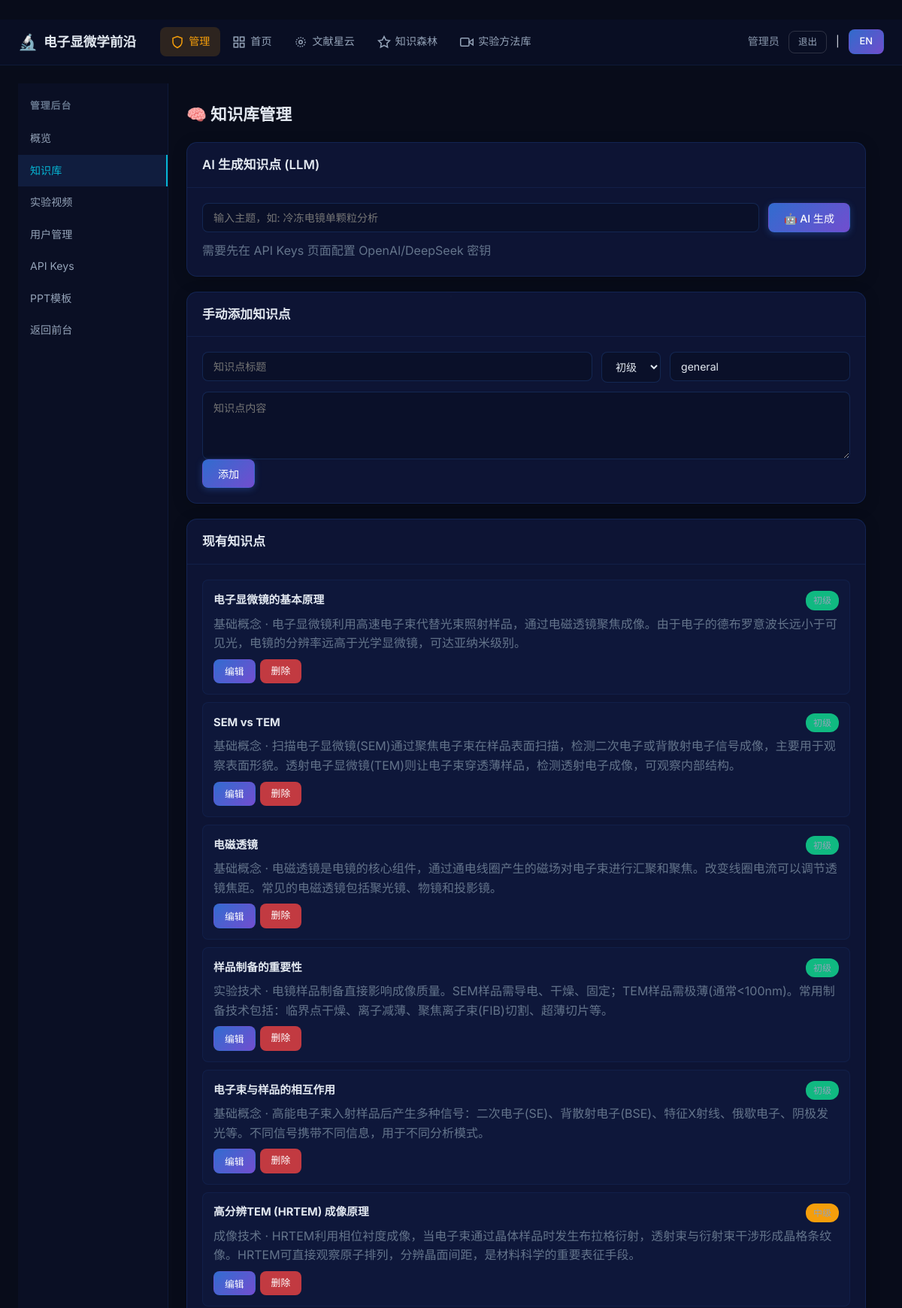
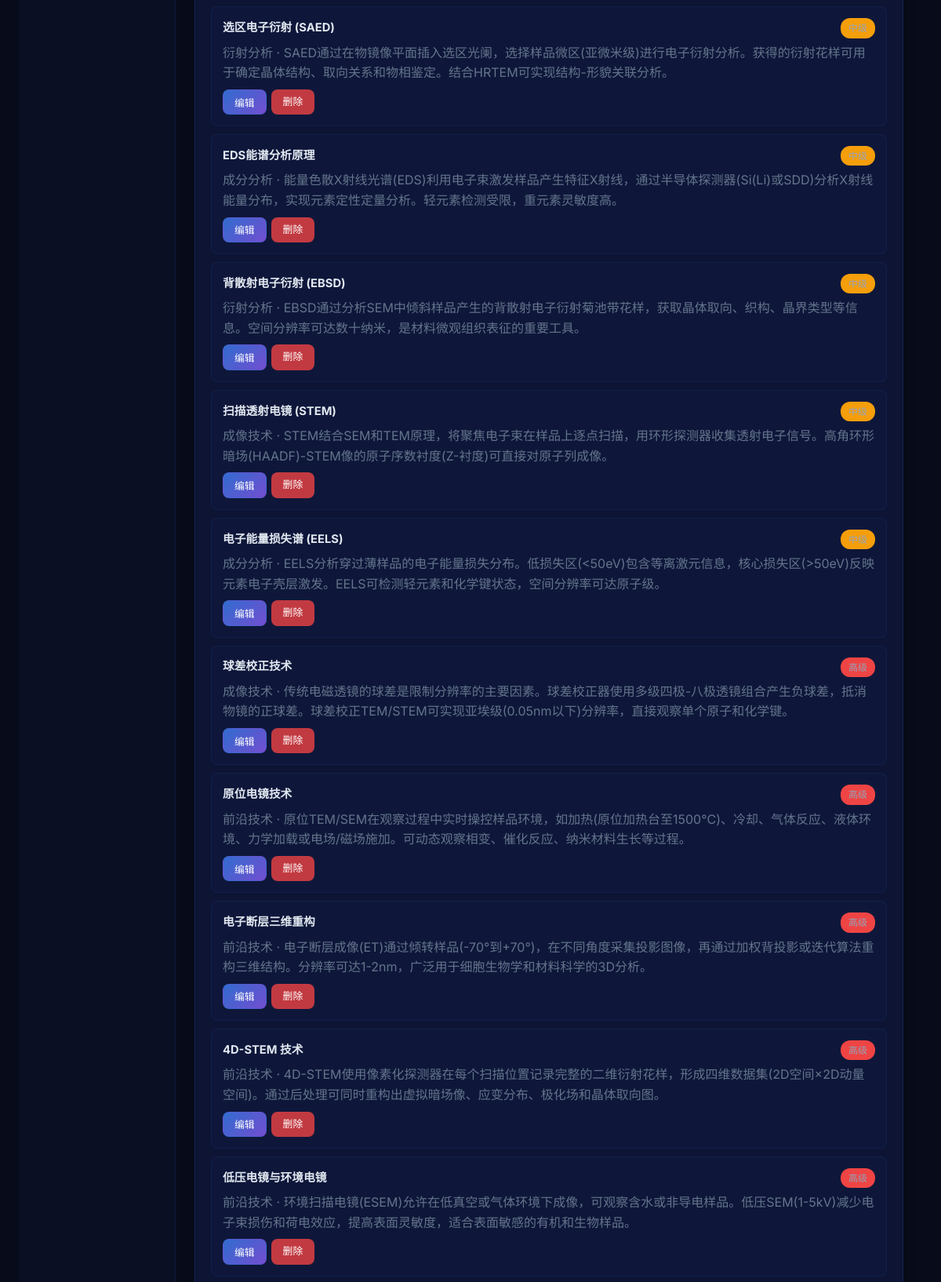
/admin/knowledge (signed in, upper part), run on the app's committed database (2 pictures, top to bottom).
### models.py (models this page shows, shortened)
class User(UserMixin, db.Model):
    __tablename__ = "users"
    id = db.Column(db.Integer, primary_key=True)
    student_id = db.Column(db.String(20), unique=True, nullable=False, index=True)
    name = db.Column(db.String(50), nullable=False)
    email = db.Column(db.String(120), nullable=False)
    password_hash = db.Column(db.String(256), nullable=False)
    is_admin = db.Column(db.Boolean, default=False)
    registered_at = db.Column(db.DateTime, default=lambda: datetime.now(timezone.utc))
    subscriptions = db.relationship("LiteratureSubscription", backref="user", lazy="dynamic")
    checkins = db.relationship("DailyCheckin", backref="user", lazy="dynamic")
    uploads = db.relationship("UploadedLiterature", backref="uploader", lazy="dynamic")
    rewards = db.relationship("AttendanceReward", backref="user", lazy="dynamic")

class KnowledgePoint(db.Model):
    __tablename__ = "knowledge_points"
    id = db.Column(db.Integer, primary_key=True)
    title = db.Column(db.String(200), nullable=False)
    content = db.Column(db.Text, nullable=False)
    difficulty = db.Column(db.String(20), nullable=False)
    category = db.Column(db.String(100), default="general")
    day_of_week = db.Column(db.Integer)
    source = db.Column(db.String(50), default="system")  # system or admin
    created_at = db.Column(db.DateTime, default=lambda: datetime.now(timezone.utc))
    updated_at = db.Column(db.DateTime, default=lambda: datetime.now(timezone.utc), onupdate=lambda: datetime.now(timezone.utc))

### app.py (the view)
@app.route("/admin/knowledge")
@login_required
@admin_required
def admin_knowledge():
    points = KnowledgePoint.query.order_by(KnowledgePoint.created_at.desc()).all()
    from knowledge_points import DIFFICULTY_LABELS
    return render_template("admin_knowledge.html", points=points, difficulties=DIFFICULTY_LABELS)

### app.py (called while the page is built)
def admin_required(f):
    @wraps(f)
    def decorated(*args, **kwargs):
        if not current_user.is_authenticated or not current_user.is_admin:
            abort(403)
        return f(*args, **kwargs)
    return decorated

@login_manager.user_loader
def load_user(user_id):
    return db.session.get(User, int(user_id))

@app.after_request
def no_cache(response):
    if 'text/html' in response.content_type:
        response.headers['Cache-Control'] = 'no-store, no-cache, must-revalidate, max-age=0'
        response.headers['Pragma'] = 'no-cache'
        response.headers['Expires'] = '0'
    return response

@app.context_processor
def inject_globals():
    lang = flask_session.get('lang', 'zh')
    return dict(lang=lang, _=_)

def _(zh_text, en_text=''):
    lang = flask_session.get('lang', 'zh')
    if lang == 'en' and en_text:
        return en_text
    return zh_text

### templates/admin_knowledge.html (shortened to what this page needs)
{% extends "admin_base.html" %}
{% block admin_content %}
<div class="page-header"><h1>🧠 知识库管理</h1></div>
<div class="card"><div class="card-header"><h2>AI 生成知识点 (LLM)</h2></div><div class="card-body">
<form method="POST" action="{{ url_for('admin_llm_generate') }}" class="form">
<div class="form-row"><div class="form-group flex-grow"><input type="text" name="topic" placeholder="输入主题，如: 冷冻电镜单颗粒分析" required style="width:100%"></div>
<button type="submit" class="btn btn-primary">🤖 AI 生成</button></div>
<p class="text-muted">需要先在 API Keys 页面配置 OpenAI/DeepSeek 密钥</p>
</form></div></div>
<div class="card"><div class="card-header"><h2>手动添加知识点</h2></div><div class="card-body">
<form method="POST" action="{{ url_for('admin_add_knowledge') }}" class="form">
<div class="form-row"><div class="form-group flex-grow"><input type="text" name="title" placeholder="知识点标题" required></div>
<div class="form-group"><select name="difficulty">
<option value="beginner">初级</option><option value="intermediate">中级</option><option value="advanced">高级</option>
</select></div>
<div class="form-group"><input type="text" name="category" placeholder="分类" value="general"></div></div>
<div class="form-group"><textarea name="content" rows="4" placeholder="知识点内容" required></textarea></div>
<button type="submit" class="btn btn-primary">添加</button>
</form></div></div>
<div class="card"><div class="card-header"><h2>现有知识点</h2></div><div class="card-body">
<div class="knowledge-list">{% for p in points %}
<div class="knowledge-item">
<div class="knowledge-top"><h4>{{ p.title }}</h4>
<span class="badge" style="background:{% if p.difficulty=='beginner' %}#10b981{% elif p.difficulty=='intermediate' %}#f59e0b{% else %}#ef4444{% endif %};">{{ difficulties.get(p.difficulty, p.difficulty) }}</span></div>
<p class="text-muted">{{ p.category }} · {{ p.content[:100] }}{% if p.content|length>100 %}...{% endif %}</p>
<div class="knowledge-actions">
<button class="btn btn-sm" onclick="editKp({{ p.id }},{{ p.title|tojson }},{{ p.content|tojson }},{{ p.difficulty|tojson }},{{ p.category|tojson }})">编辑</button>
<a href="{{ url_for('admin_delete_knowledge', kp_id=p.id) }}" class="btn btn-sm btn-danger" onclick="return confirm('删除？')">删除</a>
</div></div>{% endfor %}</div></div></div>
{% endblock %}

### templates/base.html (shortened to what this page needs)
﻿<!DOCTYPE html>
<html lang="zh-CN">
<head>
    <link rel="stylesheet" href="{{ url_for('static', filename='css/style.css') }}">
</head>
<body>
    <nav class="navbar">
        <div class="nav-inner">
            <a href="{{ url_for('index') }}" class="nav-brand">
                <span class="brand-icon">🔬</span>
                <span class="brand-text">{{ _('电子显微学前沿', 'EM Course') }}</span>
            </a>
            {% if current_user.is_authenticated %}
            <div class="nav-links">
                {% if current_user.is_admin %}
                <a href="{{ url_for("admin_dashboard") }}" class="nav-link admin-link {% if request.endpoint and "admin" in request.endpoint %}active{% endif %}">
                    <svg width="18" height="18" viewBox="0 0 24 24" fill="none" stroke="currentColor" stroke-width="2"><path d="M12 22s8-4 8-10V5l-8-3-8 3v7c0 6 8 10 8 10z"/></svg>
                    {{ _("管理", "Admin") }}
                </a>
                {% endif %}
                <a href="{{ url_for("dashboard") }}" class="nav-link {% if request.endpoint == "dashboard" %}active{% endif %}">
                    <svg width="18" height="18" viewBox="0 0 24 24" fill="none" stroke="currentColor" stroke-width="2"><rect x="3" y="3" width="7" height="7"/><rect x="14" y="3" width="7" height="7"/><rect x="14" y="14" width="7" height="7"/><rect x="3" y="14" width="7" height="7"/></svg>
                    {{ _("首页", "Home") }}
                </a>
                <a href="{{ url_for("literature_hub") }}" class="nav-link {% if request.endpoint == "literature_hub" %}active{% endif %}">
                    <svg width="18" height="18" viewBox="0 0 24 24" fill="none" stroke="currentColor" stroke-width="2"><circle cx="12" cy="12" r="3"/><circle cx="12" cy="12" r="8" stroke-dasharray="2 2"/></svg>
                    {{ _("文献星云", "Nebula") }}
                </a>
                <a href="{{ url_for("knowledge_forest") }}" class="nav-link {% if request.endpoint == "knowledge_forest" %}active{% endif %}">
                    <svg width="18" height="18" viewBox="0 0 24 24" fill="none" stroke="currentColor" stroke-width="2"><path d="M12 2L15.09 8.26L22 9.27L17 14.14L18.18 21.02L12 17.77L5.82 21.02L7 14.14L2 9.27L8.91 8.26L12 2z"/></svg>
                    {{ _("知识森林", "Forest") }}
                </a>
                <a href="{{ url_for("experiments_page") }}" class="nav-link {% if request.endpoint == "experiments_page" %}active{% endif %}">
                    <svg width="18" height="18" viewBox="0 0 24 24" fill="none" stroke="currentColor" stroke-width="2"><polygon points="23 7 16 12 23 17 23 7"/><rect x="1" y="5" width="15" height="14" rx="2" ry="2"/></svg>
                    {{ _("实验方法库", "Experiments") }}
                </a>
            </div>
            <div class="nav-user"><div class="nav-user">
                <span class="user-name">{{ current_user.name }}</span>
                <a href="{{ url_for('logout') }}" class="btn btn-sm btn-outline">{{ _('退出', 'Logout') }}</a>
                <span class="lang-spacer">|</span>
                <a href="{{ url_for("set_lang", lang_code="en" if lang=="zh" else "zh", next=request.path) }}" class="btn btn-sm lang-toggle">{{ "EN" if lang=="zh" else "中文" }}</a>
            </div>
            {% endif %}
        </div>
    </nav>
    <main class="main-content">
        {% block content %}{% endblock %}
    </main>
</body>
</html>

### data on the page
User: name "管理员"
KnowledgePoint: title "电子显微镜的基本原理", get "初级", category "基础概念", content "电子显微镜利用高速电子束代替光束照射样品，通过电磁透镜聚焦成像。由于电子的德布罗意波长远小于可见光，电镜的分辨率远高于光学显微镜，可达亚纳米级别。"
KnowledgePoint: title "SEM vs TEM", get "初级", category "基础概念", content "扫描电子显微镜(SEM)通过聚焦电子束在样品表面扫描，检测二次电子或背散射电子信号成像，主要用于观察表面形貌。透射电子显微镜(TEM)则让电子束穿透薄样品，检测透射电子成像，可观察内部结构。"
KnowledgePoint: title "电磁透镜", get "初级", category "基础概念", content "电磁透镜是电镜的核心组件，通过通电线圈产生的磁场对电子束进行汇聚和聚焦。改变线圈电流可以调节透镜焦距。常见的电磁透镜包括聚光镜、物镜和投影镜。"
KnowledgePoint: title "样品制备的重要性", get "初级", category "实验技术", content "电镜样品制备直接影响成像质量。SEM样品需导电、干燥、固定；TEM样品需极薄(通常<100nm)。常用制备技术包括：临界点干燥、离子减薄、聚焦离子束(FIB)切割、超薄切片等。"
KnowledgePoint: title "电子束与样品的相互作用", get "初级", category "基础概念", content "高能电子束入射样品后产生多种信号：二次电子(SE)、背散射电子(BSE)、特征X射线、俄歇电子、阴极发光等。不同信号携带不同信息，用于不同分析模式。"
KnowledgePoint: title "高分辨TEM (HRTEM) 成像原理", category "成像技术", content "HRTEM利用相位衬度成像，当电子束通过晶体样品时发生布拉格衍射，透射束与衍射束干涉形成晶格条纹像。HRTEM可直接观察原子排列，分辨晶面间距，是材料科学的重要表征手段。"
KnowledgePoint: title "选区电子衍射 (SAED)", category "衍射分析", content "SAED通过在物镜像平面插入选区光阑，选择样品微区(亚微米级)进行电子衍射分析。获得的衍射花样可用于确定晶体结构、取向关系和物相鉴定。结合HRTEM可实现结构-形貌关联分析。"
KnowledgePoint: title "EDS能谱分析原理", category "成分分析", content "能量色散X射线光谱(EDS)利用电子束激发样品产生特征X射线，通过半导体探测器(Si(Li)或SDD)分析X射线能量分布，实现元素定性定量分析。轻元素检测受限，重元素灵敏度高。"
KnowledgePoint: title "背散射电子衍射 (EBSD)", category "衍射分析", content "EBSD通过分析SEM中倾斜样品产生的背散射电子衍射菊池带花样，获取晶体取向、织构、晶界类型等信息。空间分辨率可达数十纳米，是材料微观组织表征的重要工具。"
KnowledgePoint: title "扫描透射电镜 (STEM)", category "成像技术", content "STEM结合SEM和TEM原理，将聚焦电子束在样品上逐点扫描，用环形探测器收集透射电子信号。高角环形暗场(HAADF)-STEM像的原子序数衬度(Z-衬度)可直接对原子列成像。"
KnowledgePoint: title "电子能量损失谱 (EELS)", category "成分分析", content "EELS分析穿过薄样品的电子能量损失分布。低损失区(<50eV)包含等离激元信息，核心损失区(>50eV)反映元素电子壳层激发。EELS可检测轻元素和化学键状态，空间分辨率可达原子级。"
KnowledgePoint: title "球差校正技术", get "高级", category "成像技术", content "传统电磁透镜的球差是限制分辨率的主要因素。球差校正器使用多级四极-八极透镜组合产生负球差，抵消物镜的正球差。球差校正TEM/STEM可实现亚埃级(0.05nm以下)分辨率，直接观察单个原子和化学键。"
KnowledgePoint: title "原位电镜技术", get "高级", category "前沿技术", content "原位TEM/SEM在观察过程中实时操控样品环境，如加热(原位加热台至1500°C)、冷却、气体反应、液体环境、力学加载或电场/磁场施加。可动态观察相变、催化反应、纳米材料生长等过程。"
KnowledgePoint: title "电子断层三维重构", get "高级", category "前沿技术", content "电子断层成像(ET)通过倾转样品(-70°到+70°)，在不同角度采集投影图像，再通过加权背投影或迭代算法重构三维结构。分辨率可达1-2nm，广泛用于细胞生物学和材料科学的3D分析。"
KnowledgePoint: title "4D-STEM 技术", get "高级", category "前沿技术", content "4D-STEM使用像素化探测器在每个扫描位置记录完整的二维衍射花样，形成四维数据集(2D空间×2D动量空间)。通过后处理可同时重构出虚拟暗场像、应变分布、极化场和晶体取向图。"
KnowledgePoint: title "低压电镜与环境电镜", get "高级", category "前沿技术", content "环境扫描电镜(ESEM)允许在低真空或气体环境下成像，可观察含水或非导电样品。低压SEM(1-5kV)减少电子束损伤和荷电效应，提高表面灵敏度，适合表面敏感的有机和生物样品。"

### other printed values
{{ "EN" if lang=="zh" else "中文" }} "EN"
